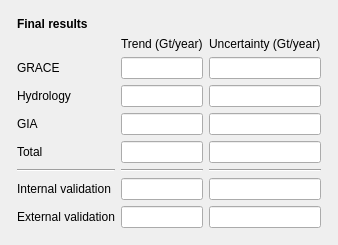
              <widget class="QWidget" name="page_14">
               <property name="geometry">
                <rect>
                 <x>0</x>
                 <y>0</y>
                 <width>291</width>
                 <height>225</height>
                </rect>
               </property>
               <attribute name="label">
                <string>Mass trends table</string>
               </attribute>
               <layout class="QVBoxLayout" name="verticalLayout_33">
                <item>
                 <layout class="QVBoxLayout" name="verticalLayout_32">
                  <property name="leftMargin">
                   <number>6</number>
                  </property>
                  <property name="topMargin">
                   <number>6</number>
                  </property>
                  <property name="rightMargin">
                   <number>6</number>
                  </property>
                  <property name="bottomMargin">
                   <number>6</number>
                  </property>
                  <item>
                   <widget class="QLabel" name="label_191">
                    <property name="font">
                     <font>
                      <weight>75</weight>
                      <bold>true</bold>
                     </font>
                    </property>
                    <property name="text">
                     <string>Final results</string>
                    </property>
                   </widget>
                  </item>
                  <item>
                   <layout class="QHBoxLayout" name="horizontalLayout_42">
                    <item>
                     <layout class="QGridLayout" name="gridLayout_10">
                      <item row="5" column="1">
                       <widget class="Line" name="line_2">
                        <property name="orientation">
                         <enum>Qt::Horizontal</enum>
                        </property>
                       </widget>
                      </item>
                      <item row="1" column="2">
                       <widget class="QLineEdit" name="le_id113">
                        <property name="readOnly">
                         <bool>true</bool>
                        </property>
                       </widget>
                      </item>
                      <item row="6" column="2">
                       <widget class="QLineEdit" name="le_id121">
                        <property name="readOnly">
                         <bool>true</bool>
                        </property>
                       </widget>
                      </item>
                      <item row="4" column="1">
                       <widget class="QLineEdit" name="le_id118">
                        <property name="readOnly">
                         <bool>true</bool>
                        </property>
                       </widget>
                      </item>
                      <item row="2" column="1">
                       <widget class="QLineEdit" name="le_id114">
                        <property name="readOnly">
                         <bool>true</bool>
                        </property>
                       </widget>
                      </item>
                      <item row="1" column="1">
                       <widget class="QLineEdit" name="le_id112">
                        <property name="readOnly">
                         <bool>true</bool>
                        </property>
                       </widget>
                      </item>
                      <item row="1" column="0">
                       <widget class="QLabel" name="label_172">
                        <property name="text">
                         <string>GRACE</string>
                        </property>
                       </widget>
                      </item>
                      <item row="7" column="1">
                       <widget class="QLineEdit" name="le_id122">
                        <property name="readOnly">
                         <bool>true</bool>
                        </property>
                       </widget>
                      </item>
                      <item row="2" column="0">
                       <widget class="QLabel" name="label_174">
                        <property name="text">
                         <string>Hydrology</string>
                        </property>
                       </widget>
                      </item>
                      <item row="2" column="2">
                       <widget class="QLineEdit" name="le_id115">
                        <property name="readOnly">
                         <bool>true</bool>
                        </property>
                       </widget>
                      </item>
                      <item row="6" column="1">
                       <widget class="QLineEdit" name="le_id120">
                        <property name="readOnly">
                         <bool>true</bool>
                        </property>
                       </widget>
                      </item>
                      <item row="0" column="1">
                       <widget class="QLabel" name="label_173">
                        <property name="text">
                         <string>Trend (Gt/year)</string>
                        </property>
                       </widget>
                      </item>
                      <item row="3" column="1">
                       <widget class="QLineEdit" name="le_id116">
                        <property name="readOnly">
                         <bool>true</bool>
                        </property>
                       </widget>
                      </item>
                      <item row="7" column="0">
                       <widget class="QLabel" name="label_178">
                        <property name="text">
                         <string>External validation</string>
                        </property>
                       </widget>
                      </item>
                      <item row="3" column="2">
                       <widget class="QLineEdit" name="le_id117">
                        <property name="readOnly">
                         <bool>true</bool>
                        </property>
                       </widget>
                      </item>
                      <item row="5" column="2">
                       <widget class="Line" name="line_3">
                        <property name="orientation">
                         <enum>Qt::Horizontal</enum>
                        </property>
                       </widget>
                      </item>
                      <item row="0" column="2">
                       <widget class="QLabel" name="label_65">
                        <property name="text">
                         <string>Uncertainty (Gt/year)</string>
                        </property>
                       </widget>
                      </item>
                      <item row="6" column="0">
                       <widget class="QLabel" name="label_177">
                        <property name="text">
                         <string>Internal validation</string>
                        </property>
                       </widget>
                      </item>
                      <item row="7" column="2">
                       <widget class="QLineEdit" name="le_id123">
                        <property name="readOnly">
                         <bool>true</bool>
                        </property>
                       </widget>
                      </item>
                      <item row="4" column="2">
                       <widget class="QLineEdit" name="le_id119">
                        <property name="readOnly">
                         <bool>true</bool>
                        </property>
                       </widget>
                      </item>
                      <item row="5" column="0">
                       <widget class="Line" name="line">
                        <property name="orientation">
                         <enum>Qt::Horizontal</enum>
                        </property>
                       </widget>
                      </item>
                      <item row="3" column="0">
                       <widget class="QLabel" name="label_175">
                        <property name="text">
                         <string>GIA</string>
                        </property>
                       </widget>
                      </item>
                      <item row="4" column="0">
                       <widget class="QLabel" name="label_176">
                        <property name="text">
                         <string>Total</string>
                        </property>
                       </widget>
                      </item>
                     </layout>
                    </item>
                    <item>
                     <spacer name="horizontalSpacer_58">
                      <property name="orientation">
                       <enum>Qt::Horizontal</enum>
                      </property>
                      <property name="sizeHint" stdset="0">
                       <size>
                        <width>40</width>
                        <height>20</height>
                       </size>
                      </property>
                     </spacer>
                    </item>
                   </layout>
                  </item>
                  <item>
                   <spacer name="verticalSpacer_12">
                    <property name="orientation">
                     <enum>Qt::Vertical</enum>
                    </property>
                    <property name="sizeHint" stdset="0">
                     <size>
                      <width>20</width>
                      <height>40</height>
                     </size>
                    </property>
                   </spacer>
                  </item>
                 </layout>
                </item>
               </layout>
              </widget>
